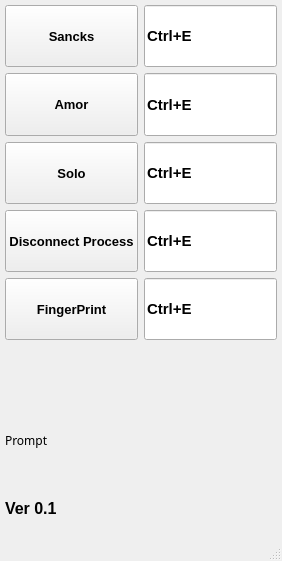
<?xml version="1.0" encoding="UTF-8"?>
<ui version="4.0">
 <class>MainWindow</class>
 <widget class="QMainWindow" name="MainWindow">
  <property name="geometry">
   <rect>
    <x>0</x>
    <y>0</y>
    <width>282</width>
    <height>561</height>
   </rect>
  </property>
  <property name="windowTitle">
   <string>MainWindow</string>
  </property>
  <widget class="QWidget" name="centralwidget">
   <layout class="QVBoxLayout" name="verticalLayout_2">
    <property name="leftMargin">
     <number>5</number>
    </property>
    <property name="topMargin">
     <number>5</number>
    </property>
    <property name="rightMargin">
     <number>5</number>
    </property>
    <property name="bottomMargin">
     <number>0</number>
    </property>
    <item>
     <layout class="QVBoxLayout" name="verticalLayout" stretch="1,1,1,1,1,1,1,1">
      <item>
       <layout class="QHBoxLayout" name="horizontalLayout" stretch="1,1">
        <property name="sizeConstraint">
         <enum>QLayout::SetDefaultConstraint</enum>
        </property>
        <item>
         <widget class="QPushButton" name="snackButton">
          <property name="sizePolicy">
           <sizepolicy hsizetype="Preferred" vsizetype="Preferred">
            <horstretch>0</horstretch>
            <verstretch>0</verstretch>
           </sizepolicy>
          </property>
          <property name="font">
           <font>
            <family>Arial</family>
            <pointsize>10</pointsize>
            <weight>75</weight>
            <bold>true</bold>
           </font>
          </property>
          <property name="focusPolicy">
           <enum>Qt::StrongFocus</enum>
          </property>
          <property name="text">
           <string>Sancks</string>
          </property>
         </widget>
        </item>
        <item>
         <widget class="QLineEdit" name="snackLineEdit">
          <property name="sizePolicy">
           <sizepolicy hsizetype="Expanding" vsizetype="Preferred">
            <horstretch>0</horstretch>
            <verstretch>0</verstretch>
           </sizepolicy>
          </property>
          <property name="font">
           <font>
            <family>Arial</family>
            <pointsize>11</pointsize>
            <weight>75</weight>
            <bold>true</bold>
           </font>
          </property>
          <property name="text">
           <string>Ctrl+E</string>
          </property>
         </widget>
        </item>
       </layout>
      </item>
      <item>
       <layout class="QHBoxLayout" name="horizontalLayout_3" stretch="1,1">
        <property name="sizeConstraint">
         <enum>QLayout::SetDefaultConstraint</enum>
        </property>
        <item>
         <widget class="QPushButton" name="amorButton">
          <property name="sizePolicy">
           <sizepolicy hsizetype="Preferred" vsizetype="Preferred">
            <horstretch>0</horstretch>
            <verstretch>0</verstretch>
           </sizepolicy>
          </property>
          <property name="font">
           <font>
            <family>Arial</family>
            <pointsize>10</pointsize>
            <weight>75</weight>
            <bold>true</bold>
           </font>
          </property>
          <property name="focusPolicy">
           <enum>Qt::StrongFocus</enum>
          </property>
          <property name="text">
           <string>Amor</string>
          </property>
         </widget>
        </item>
        <item>
         <widget class="QLineEdit" name="snackLineEdit_3">
          <property name="sizePolicy">
           <sizepolicy hsizetype="Expanding" vsizetype="Preferred">
            <horstretch>0</horstretch>
            <verstretch>0</verstretch>
           </sizepolicy>
          </property>
          <property name="font">
           <font>
            <family>Arial</family>
            <pointsize>11</pointsize>
            <weight>75</weight>
            <bold>true</bold>
           </font>
          </property>
          <property name="text">
           <string>Ctrl+E</string>
          </property>
         </widget>
        </item>
       </layout>
      </item>
      <item>
       <layout class="QHBoxLayout" name="horizontalLayout_2" stretch="1,1">
        <property name="sizeConstraint">
         <enum>QLayout::SetFixedSize</enum>
        </property>
        <item>
         <widget class="QPushButton" name="soloButton">
          <property name="sizePolicy">
           <sizepolicy hsizetype="Preferred" vsizetype="Preferred">
            <horstretch>0</horstretch>
            <verstretch>0</verstretch>
           </sizepolicy>
          </property>
          <property name="font">
           <font>
            <family>Arial</family>
            <pointsize>10</pointsize>
            <weight>75</weight>
            <bold>true</bold>
           </font>
          </property>
          <property name="focusPolicy">
           <enum>Qt::StrongFocus</enum>
          </property>
          <property name="text">
           <string>Solo</string>
          </property>
         </widget>
        </item>
        <item>
         <widget class="QLineEdit" name="snackLineEdit_2">
          <property name="sizePolicy">
           <sizepolicy hsizetype="Expanding" vsizetype="Preferred">
            <horstretch>0</horstretch>
            <verstretch>0</verstretch>
           </sizepolicy>
          </property>
          <property name="font">
           <font>
            <family>Arial</family>
            <pointsize>11</pointsize>
            <weight>75</weight>
            <bold>true</bold>
           </font>
          </property>
          <property name="text">
           <string>Ctrl+E</string>
          </property>
         </widget>
        </item>
       </layout>
      </item>
      <item>
       <layout class="QHBoxLayout" name="horizontalLayout_4" stretch="1,1">
        <property name="sizeConstraint">
         <enum>QLayout::SetDefaultConstraint</enum>
        </property>
        <item>
         <widget class="QPushButton" name="disconnectProcessButton">
          <property name="sizePolicy">
           <sizepolicy hsizetype="Preferred" vsizetype="Preferred">
            <horstretch>0</horstretch>
            <verstretch>0</verstretch>
           </sizepolicy>
          </property>
          <property name="font">
           <font>
            <family>Arial</family>
            <pointsize>10</pointsize>
            <weight>75</weight>
            <bold>true</bold>
           </font>
          </property>
          <property name="focusPolicy">
           <enum>Qt::StrongFocus</enum>
          </property>
          <property name="text">
           <string>Disconnect Process</string>
          </property>
         </widget>
        </item>
        <item>
         <widget class="QLineEdit" name="snackLineEdit_4">
          <property name="sizePolicy">
           <sizepolicy hsizetype="Expanding" vsizetype="Preferred">
            <horstretch>0</horstretch>
            <verstretch>0</verstretch>
           </sizepolicy>
          </property>
          <property name="font">
           <font>
            <family>Arial</family>
            <pointsize>11</pointsize>
            <weight>75</weight>
            <bold>true</bold>
           </font>
          </property>
          <property name="text">
           <string>Ctrl+E</string>
          </property>
         </widget>
        </item>
       </layout>
      </item>
      <item>
       <layout class="QHBoxLayout" name="horizontalLayout_5" stretch="1,1">
        <property name="sizeConstraint">
         <enum>QLayout::SetDefaultConstraint</enum>
        </property>
        <item>
         <widget class="QPushButton" name="fingerPrintButton">
          <property name="sizePolicy">
           <sizepolicy hsizetype="Preferred" vsizetype="Preferred">
            <horstretch>0</horstretch>
            <verstretch>0</verstretch>
           </sizepolicy>
          </property>
          <property name="font">
           <font>
            <family>Arial</family>
            <pointsize>10</pointsize>
            <weight>75</weight>
            <bold>true</bold>
           </font>
          </property>
          <property name="focusPolicy">
           <enum>Qt::StrongFocus</enum>
          </property>
          <property name="text">
           <string>FingerPrint</string>
          </property>
         </widget>
        </item>
        <item>
         <widget class="QLineEdit" name="snackLineEdit_5">
          <property name="sizePolicy">
           <sizepolicy hsizetype="Expanding" vsizetype="Preferred">
            <horstretch>0</horstretch>
            <verstretch>0</verstretch>
           </sizepolicy>
          </property>
          <property name="font">
           <font>
            <family>Arial</family>
            <pointsize>11</pointsize>
            <weight>75</weight>
            <bold>true</bold>
           </font>
          </property>
          <property name="text">
           <string>Ctrl+E</string>
          </property>
         </widget>
        </item>
       </layout>
      </item>
      <item>
       <spacer name="verticalSpacer">
        <property name="orientation">
         <enum>Qt::Vertical</enum>
        </property>
        <property name="sizeHint" stdset="0">
         <size>
          <width>20</width>
          <height>40</height>
         </size>
        </property>
       </spacer>
      </item>
      <item>
       <widget class="QLabel" name="labelPrompt">
        <property name="font">
         <font>
          <family>微软雅黑</family>
         </font>
        </property>
        <property name="text">
         <string>Prompt</string>
        </property>
       </widget>
      </item>
      <item>
       <widget class="QLabel" name="labelInfo">
        <property name="font">
         <font>
          <family>Arial</family>
          <pointsize>12</pointsize>
          <weight>75</weight>
          <bold>true</bold>
         </font>
        </property>
        <property name="text">
         <string>Ver 0.1</string>
        </property>
       </widget>
      </item>
     </layout>
    </item>
   </layout>
  </widget>
  <widget class="QMenuBar" name="menubar">
   <property name="geometry">
    <rect>
     <x>0</x>
     <y>0</y>
     <width>282</width>
     <height>21</height>
    </rect>
   </property>
  </widget>
  <widget class="QStatusBar" name="statusbar"/>
 </widget>
 <resources/>
 <connections/>
</ui>
